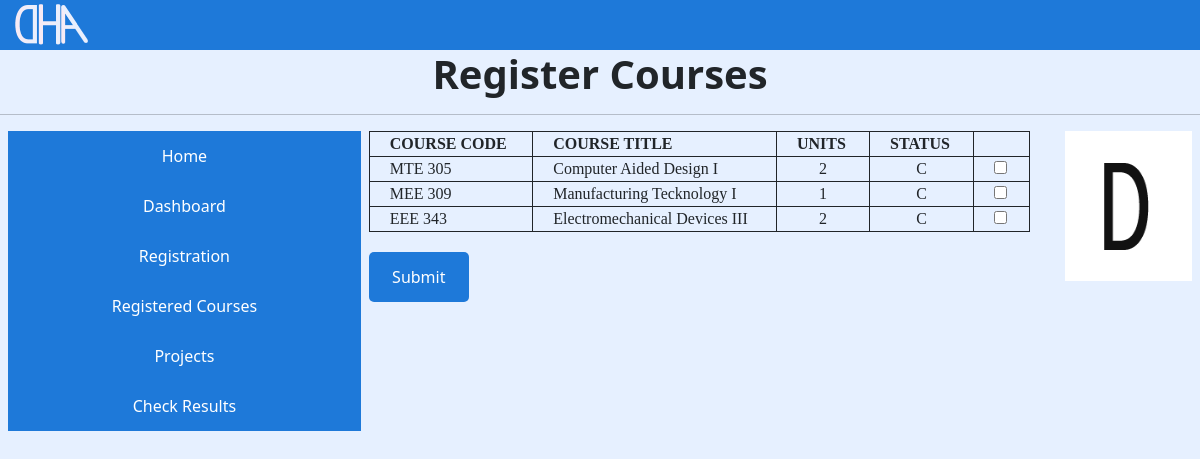
The app's page /registration with its own data.
### index/models.py (models this page shows, shortened)
class Courses(models.Model):
    course_code = models.CharField(null=True, blank=True, max_length=30)
    course_title = models.CharField(null=True, blank=True, max_length=150)
    units = models.IntegerField(null=True, blank=True,)
    status = models.CharField(null=True, blank=True, max_length=1)
    level = models.IntegerField(null=True, blank=True)
    checkbox = models.BooleanField(null=True,)

### index/views.py (the view)
# urls.py: path('registration', views.Registration, name='registration'),
def Registration(request):
    context = {
        'courses': Courses.objects.all().filter(level=300),
    }
    return render(request, 'registration.html', context)

### index/templates/registration.html (shortened to what this page needs)
{% load static %}
<!DOCTYPE html>
<html lang="en" dir="ltr">
  <head>
    <link rel="stylesheet" href="{% static 'bootstrap/css/bootstrap.min.css' %}">
  </head>
  <body style="background-color: #e6f0ff;">
    <div class="" style="width: 100%; height: 50px; background-color: #1e79d9">
      <div class="logo">
        <img style="margin: 0 10px" src="{% static 'images/logo.png' %}" alt="" height="50px">
      </div>
    </div>
    <div align="center" class="">
      <h1><b>Register Courses</b></h1>
    </div>
    <hr>
    <div class="d-flex ps-2 pe-2">
      <div class="" style="width: 30%; background-color: ; padding-top: ">
        <a href="{% url 'home' %}"><button id="menu" type="button" name="button" style="height: 50px; width: 100%; border: none">Home</button></a><br>
        <a href="{% url 'student-portal' %}"><button id="menu" type="button" name="button" style="height: 50px; width: 100%; border: none">Dashboard</button></a><br>
        <a href="{% url 'registration' %}"><button id="menu" type="button" name="button" style="height: 50px; width: 100%; border: none">Registration</button></a><br>
        <button id="menu" type="button" name="button" style="height: 50px; width: 100%; border: none">Registered Courses</button><br>
        <a href="{% url 'project' %}"><button id="menu" type="button" name="button" style="height: 50px; width: 100%; border: none">Projects</button></a><br>
        <a href="{% url 'results-page' %}"><button id="menu" type="button" name="button" style="height: 50px; width: 100%; border: none">Check Results</button></a><br>
      </div>
      <div class="d-flex ms-2" style="width: 70%;">
        <div class="" style="width: 100%;">
          <form class="" action="" method="post">
            <table style="width: 95%">
              <tr>
                <td style="border: solid 1px"><b>COURSE CODE</b></td>
                <td style="border: solid 1px; margin: 1px"><b>COURSE TITLE</b></td>
                <td style="border: solid 1px; margin: 1px"><b>UNITS</b></td>
                <td style="border: solid 1px; margin: 1px"><b>STATUS</b></td>
                <td style="border: solid 1px; margin: 1px"></td>
              </tr>
              {% for course in courses %}
              <tr>
                <td style="border: solid 1px; margin: 1px">{{course.course_code}}</td>
                <td style="border: solid 1px; margin: 1px" name="">{{course.course_title}}</td>
                <td style="border: solid 1px; margin: 1px" name="" align="center">{{course.units}}</td>
                <td style="border: solid 1px; margin: 1px" name="" align="center">{{course.status}}</td>
                <td style="border: solid 1px; margin: 1px">
                  <input type="checkbox" name="course" value="">
                </td>
              </tr>
              {% endfor %}
            </table>
            <div align="left" class="" style="padding-right: 5px">
              <input id="sbutton" style="border: none; margin: 20px 0 20px 0; width: 100px; height: 50px; border-radius: 5px;" type="submit" name="" value="Submit">
            </div>
          </form>
        </div>
        <div align="right" class="" style="width: 150px; height: 150px; background-color: white">
          <img src="{% static 'images/dune.png' %}" alt="" width="100%" height="100%">
        </div>
      </div>
    </div>
  </body>
</html>

### index/templates/registration.html (style rules this page uses)
table, td { border: solid 1px; font-family: fantasy; }
td { padding: 0 20px 0 20px; }
body { margin: 0px; font-family: fantasy; }
#menu { background-color: #1e79d9; color: white; }
a { text-decoration: none; color: white; }
#sbutton { background-color: #1e79d9; color: white; }

### records on screen
Courses: course_code "MTE 305", course_title "Computer Aided Design I", units "2", status "C"
Courses: course_code "MEE 309", course_title "Manufacturing Tecknology I", units "1", status "C"
Courses: course_code "EEE 343", course_title "Electromechanical Devices III", units "2", status "C"
